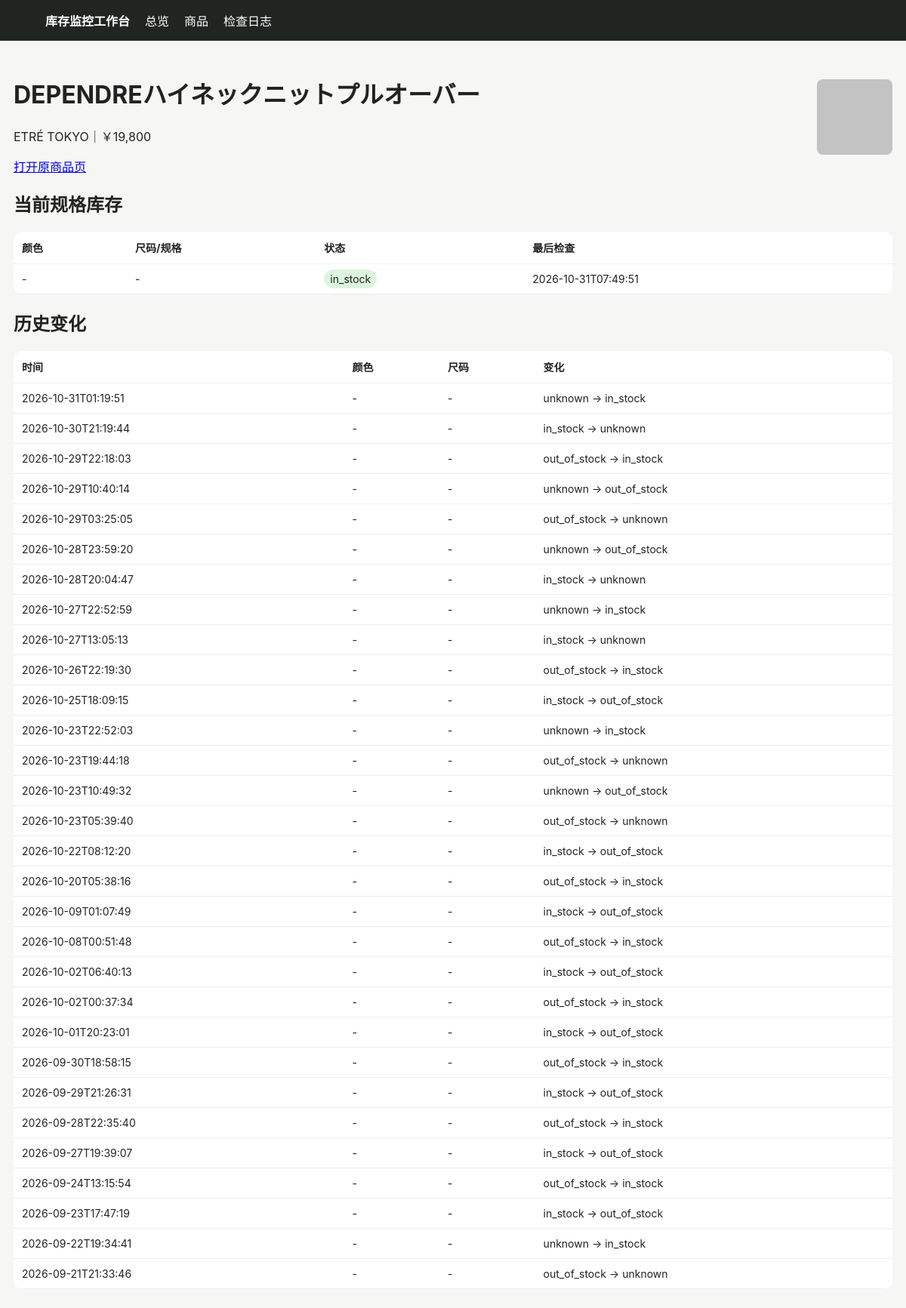
The app's page /product/671 with its own data.
### tables this page shows
CREATE TABLE products (
 id INTEGER PRIMARY KEY AUTOINCREMENT,
 site TEXT NOT NULL,
 url TEXT NOT NULL UNIQUE,
 name TEXT NOT NULL,
 price TEXT,
 image_url TEXT,
 first_seen TEXT NOT NULL,
 last_seen TEXT NOT NULL
);

CREATE TABLE variants (
 id INTEGER PRIMARY KEY AUTOINCREMENT,
 product_id INTEGER NOT NULL,
 color TEXT NOT NULL DEFAULT '',
 size TEXT NOT NULL DEFAULT '',
 status TEXT NOT NULL,
 last_checked TEXT NOT NULL,
 UNIQUE(product_id, color, size)
);

CREATE TABLE changes (
 id INTEGER PRIMARY KEY AUTOINCREMENT,
 product_id INTEGER NOT NULL,
 color TEXT NOT NULL DEFAULT '',
 size TEXT NOT NULL DEFAULT '',
 old_status TEXT NOT NULL,
 new_status TEXT NOT NULL,
 detected_at TEXT NOT NULL
);

### app/main.py (the view)
@app.get("/product/{pid}")
def product(request: Request, pid: int):
    with conn() as c:
        p=c.execute("SELECT * FROM products WHERE id=?",(pid,)).fetchone()
        vs=c.execute("SELECT * FROM variants WHERE product_id=? ORDER BY color,size",(pid,)).fetchall()
        cs=c.execute("SELECT * FROM changes WHERE product_id=? ORDER BY detected_at DESC",(pid,)).fetchall()
    return templates.TemplateResponse("product.html", {"request":request,"p":p,"variants":vs,"changes":cs})

### app/templates/product.html
{% extends "base.html" %}{% block content %}<div class="top"><div><h1>{{p.name}}</h1><p>{{p.site}}｜{{p.price}}</p><a href="{{p.url}}" target="_blank">打开原商品页</a></div>{% if p.image_url %}<img class="thumb" style="width:100px;height:100px" src="{{p.image_url}}">{% endif %}</div>
<h2>当前规格库存</h2><table><tr><th>颜色</th><th>尺码/规格</th><th>状态</th><th>最后检查</th></tr>{% for v in variants %}<tr><td>{{v.color or "-"}}</td><td>{{v.size or "-"}}</td><td><span class="badge {{v.status}}">{{v.status}}</span></td><td>{{v.last_checked}}</td></tr>{% endfor %}</table>
<h2>历史变化</h2><table><tr><th>时间</th><th>颜色</th><th>尺码</th><th>变化</th></tr>{% for c in changes %}<tr><td>{{c.detected_at}}</td><td>{{c.color or "-"}}</td><td>{{c.size or "-"}}</td><td>{{c.old_status}} → {{c.new_status}}</td></tr>{% endfor %}</table>{% endblock %}

### app/templates/base.html (style rules this page uses)
body { font-family:-apple-system,BlinkMacSystemFont,"Segoe UI",sans-serif;background:#f6f6f4;color:#222;margin:0 }
table { width:100%;border-collapse:collapse;background:#fff;border-radius:12px;overflow:hidden }
th,td { padding:11px;border-bottom:1px solid #eee;text-align:left;font-size:14px }
.badge { padding:4px 8px;border-radius:999px;background:#eee }
.in_stock { background:#ddf5df }
img.thumb { width:52px;height:52px;object-fit:cover;border-radius:8px }
.top { display:flex;justify-content:space-between;align-items:center;margin-bottom:18px }

### records on screen
products: name "DEPENDREハイネックニットプルオーバー", site "ETRÉ TOKYO", price "￥19,800", image_url (picture)
variants: color "-", size "-", status "in_stock", last_checked "2026-10-31T07:49:51"
changes: detected_at "2026-09-24T13:15:54", color "-", size "-", old_status "out_of_stock", new_status "in_stock"
changes: detected_at "2026-09-23T17:47:19", color "-", size "-", old_status "in_stock", new_status "out_of_stock"
changes: detected_at "2026-09-22T19:34:41", color "-", size "-", old_status "unknown", new_status "in_stock"
changes: detected_at "2026-09-21T21:33:46", color "-", size "-", old_status "out_of_stock", new_status "unknown"

### other values on screen
{{ c.detected_at }} "2026-10-31T01:19:51" "2026-10-30T21:19:44" "2026-10-29T22:18:03" "2026-10-29T10:40:14" "2026-10-29T03:25:05" "2026-10-28T23:59:20" "2026-10-28T20:04:47" "2026-10-27T22:52:59" "2026-10-27T13:05:13" "2026-10-26T22:19:30" "2026-10-25T18:09:15" "2026-10-23T22:52:03" "2026-10-23T19:44:18" "2026-10-23T10:49:32" "2026-10-23T05:39:40" "2026-10-22T08:12:20" "2026-10-20T05:38:16" "2026-10-09T01:07:49" "2026-10-08T00:51:48" "2026-10-02T06:40:13" "2026-10-02T00:37:34" "2026-10-01T20:23:01" "2026-09-30T18:58:15" "2026-09-29T21:26:31" "2026-09-28T22:35:40" "2026-09-27T19:39:07"
{{ c.color or "-" }} "-" "-" "-" "-" "-" "-" "-" "-" "-" "-" "-" "-" "-" "-" "-" "-" "-" "-" "-" "-" "-" "-" "-" "-" "-" "-"
{{ c.size or "-" }} "-" "-" "-" "-" "-" "-" "-" "-" "-" "-" "-" "-" "-" "-" "-" "-" "-" "-" "-" "-" "-" "-" "-" "-" "-" "-"
{{ c.old_status }} "unknown" "in_stock" "out_of_stock" "unknown" "out_of_stock" "unknown" "in_stock" "unknown" "in_stock" "out_of_stock" "in_stock" "unknown" "out_of_stock" "unknown" "out_of_stock" "in_stock" "out_of_stock" "in_stock" "out_of_stock" "in_stock" "out_of_stock" "in_stock" "out_of_stock" "in_stock" "out_of_stock" "in_stock"
{{ c.new_status }} "in_stock" "unknown" "in_stock" "out_of_stock" "unknown" "out_of_stock" "unknown" "in_stock" "unknown" "in_stock" "out_of_stock" "in_stock" "unknown" "out_of_stock" "unknown" "out_of_stock" "in_stock" "out_of_stock" "in_stock" "out_of_stock" "in_stock" "out_of_stock" "in_stock" "out_of_stock" "in_stock" "out_of_stock"
